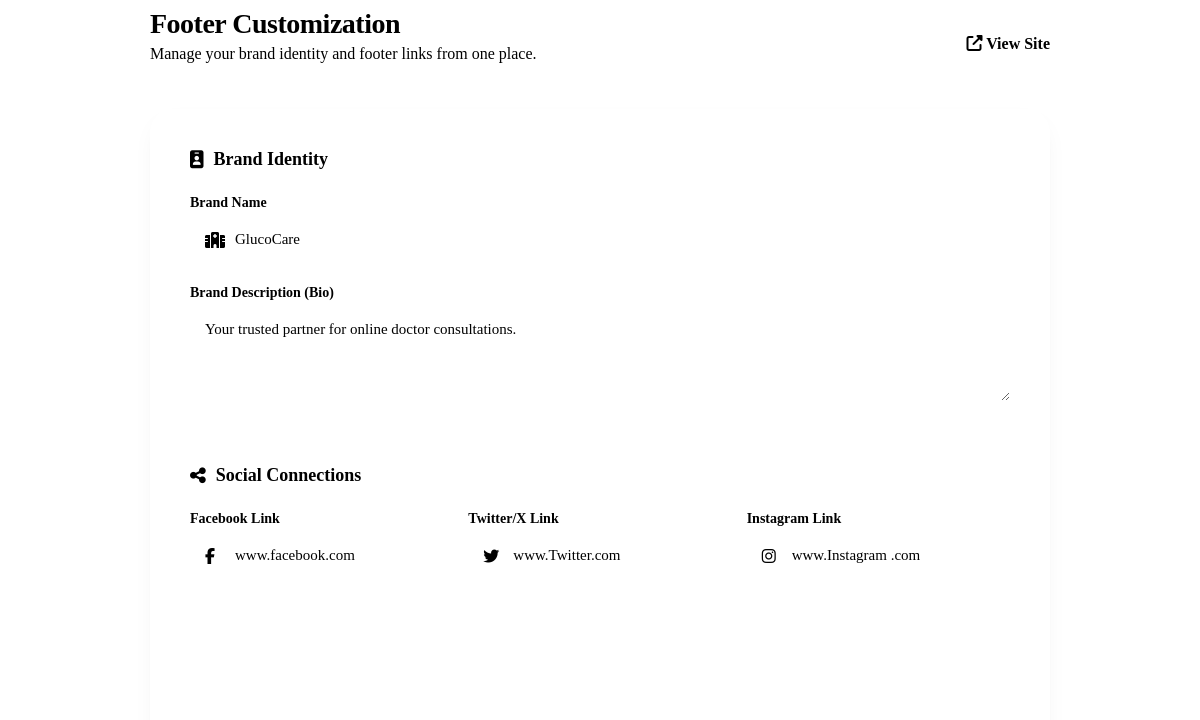
Page /admin/admin_footer.php on the committed database.
### tables this page shows
CREATE TABLE `footer_settings` (
  `id` int(11) NOT NULL,
  `brand_name` varchar(100) DEFAULT NULL,
  `brand_description` text DEFAULT NULL,
  `fb_link` varchar(255) DEFAULT NULL,
  `tw_link` varchar(255) DEFAULT NULL,
  `inst_link` varchar(255) DEFAULT NULL
);

### admin/admin_footer.php (the view, shortened to what this page needs)
<?php
include '../db.php';
$res = mysqli_query($conn, "SELECT * FROM footer_settings WHERE id=1");
$footer = mysqli_fetch_assoc($res);
?>
<!DOCTYPE html>
<html lang="en">
<head>
    <link rel="stylesheet" href="https://cdnjs.cloudflare.com/ajax/libs/font-awesome/6.5.0/css/all.min.css">
</head>
<body>
<div class="container">
    <div class="admin-header">
        <div>
            <h1>Footer Customization</h1>
            <p>Manage your brand identity and footer links from one place.</p>
        </div>
        <a href="../index.php" target="_blank" style="text-decoration: none; color: var(--primary); font-weight: 700;">
            <i class="fas fa-external-link-alt"></i> View Site
        </a>
    </div>
    <form method="POST">
        <div class="settings-card">
            <div class="section-title">
                <i class="fas fa-id-badge"></i> Brand Identity
            </div>
            <div class="form-group">
                <label>Brand Name</label>
                <div class="input-wrapper">
                    <i class="fas fa-hospital"></i>
                    <input type="text" name="brand_name" value="<?php echo htmlspecialchars($footer['brand_name']); ?>" placeholder="e.g. GlucoCare" required>
                </div>
            </div>
            <div class="form-group">
                <label>Brand Description (Bio)</label>
                <textarea name="brand_description" rows="4" placeholder="Briefly describe your healthcare services..."><?php echo htmlspecialchars($footer['brand_description']); ?></textarea>
            </div>
            <div class="section-title">
                <i class="fas fa-share-nodes"></i> Social Connections
            </div>
            <div class="social-grid">
                <div class="form-group">
                    <label>Facebook Link</label>
                    <div class="input-wrapper">
                        <i class="fab fa-facebook-f"></i>
                        <input type="text" name="fb_link" value="<?php echo htmlspecialchars($footer['fb_link']); ?>" placeholder="https://facebook.com/...">
                    </div>
                </div>
                <div class="form-group">
                    <label>Twitter/X Link</label>
                    <div class="input-wrapper">
                        <i class="fab fa-twitter"></i>
                        <input type="text" name="tw_link" value="<?php echo htmlspecialchars($footer['tw_link']); ?>" placeholder="https://twitter.com/...">
                    </div>
                </div>
                <div class="form-group">
                    <label>Instagram Link</label>
                    <div class="input-wrapper">
                        <i class="fab fa-instagram"></i>
                        <input type="text" name="inst_link" value="<?php echo htmlspecialchars($footer['inst_link']); ?>" placeholder="https://instagram.com/...">
                    </div>
                </div>
            </div>
            <div class="footer-actions">
                <button type="submit" name="update_footer" class="btn-update">
                    <i class="fas fa-save"></i> Save Changes
                </button>
            </div>
        </div>
    </form>
</div>
</body>
</html>

### admin/admin_footer.php (style rules this page uses)
.container { max-width: 900px; margin: 0 auto; }
.admin-header { display: flex; justify-content: space-between; align-items: center; margin-bottom: 30px; }
.admin-header h1 { font-size: 28px; font-weight: 800; margin: 0; letter-spacing: -0.5px; }
.admin-header p { color: var(--text-muted); margin-top: 5px; }
.settings-card { background: var(--card-bg); border-radius: 24px; padding: 40px; box-shadow: 0 10px 25px -5px rgba(0, 0, 0, 0.05), 0 8px 10px -6px rgba(0, 0, 0, 0.05); border: 1px solid var(--border); }
.section-title { font-size: 18px; font-weight: 700; margin-bottom: 25px; display: flex; align-items: center; gap: 10px; color: var(--primary); }
.form-group { margin-bottom: 25px; }
label { display: block; font-size: 14px; font-weight: 600; margin-bottom: 8px; color: var(--text-main); }
.input-wrapper { position: relative; }
.input-wrapper i { position: absolute; left: 15px; top: 50%; transform: translateY(-50%); color: var(--text-muted); font-size: 16px; }
input, textarea { width: 100%; padding: 12px 15px 12px 45px; border: 1.5px solid var(--border); border-radius: 12px; font-family: inherit; font-size: 15px; color: var(--text-main); transition: all 0.3s ease; box-sizing: border-box; }
textarea { padding-left: 15px; resize: vertical; }
.social-grid { display: grid; grid-template-columns: repeat(3, 1fr); gap: 15px; }
.footer-actions { margin-top: 30px; padding-top: 30px; border-top: 1px solid var(--border); display: flex; justify-content: flex-end; }
.btn-update { background: var(--primary); color: white; border: none; padding: 14px 40px; border-radius: 12px; font-size: 16px; font-weight: 700; cursor: pointer; transition: all 0.3s ease; display: flex; align-items: center; gap: 10px; }

### rows in the picture
footer_settings: brand_name "GlucoCare", brand_description "Your trusted partner for online doctor consultations.", fb_link "www.facebook.com", tw_link "www.Twitter.com", inst_link "www.Instagram .com"
